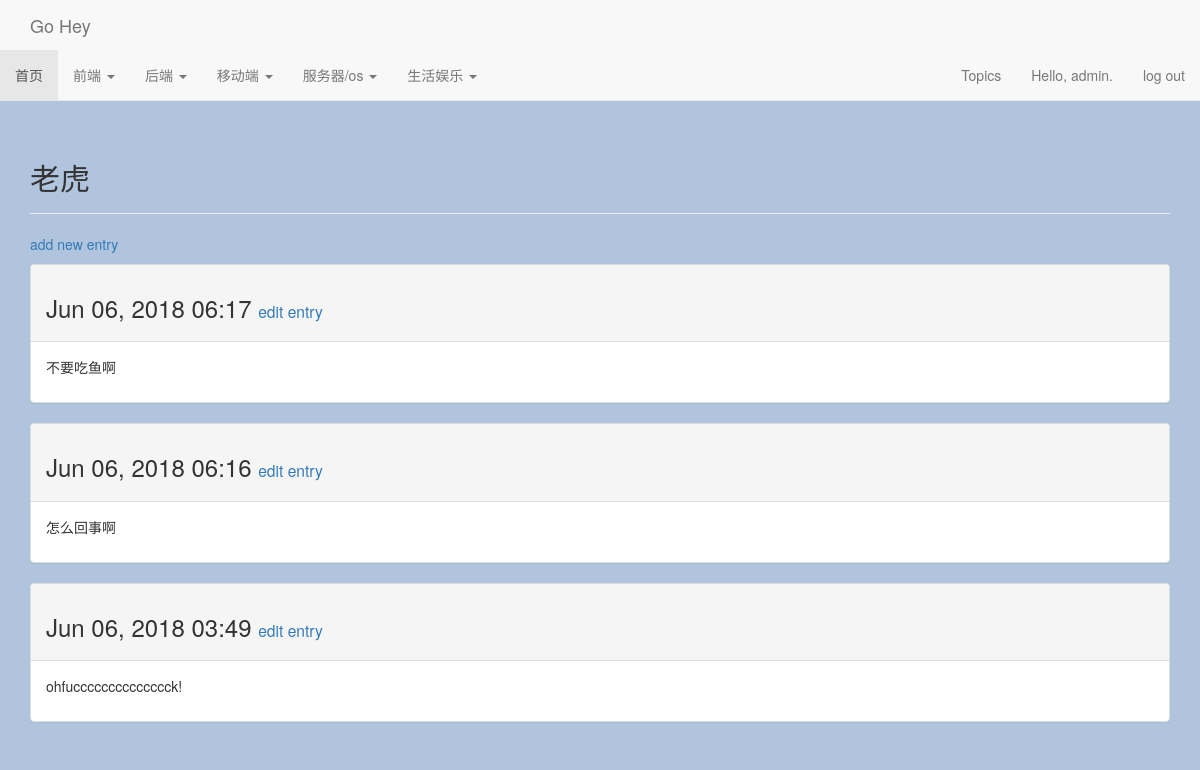
Screenshot of /topics/7 (signed in) with the database file from the repository.
### goheys/models.py (models this page shows, shortened)
class Topic(models.Model):
    text = models.CharField(max_length=200)
    date_added = models.DateTimeField(auto_now_add=True)
    owner = models.ForeignKey(User,on_delete=models.CASCADE)
    def __str__(self):
        return self.text

class Entry(models.Model):
    topic = models.ForeignKey(Topic,on_delete=models.CASCADE)
    text = models.TextField()
    date_added = models.DateTimeField(auto_now_add=True)
    class Meta:
        verbose_name_plural = 'entries'

### goheys/views.py (the view)
# urls.py: re_path('topics/(?P<topic_id>\d+)',views.topic,name='topic'),
@login_required
def topic(request,topic_id):
    topic = Topic.objects.get(id=topic_id)
    if topic.owner != request.user:
        raise Http404
    entries = topic.entry_set.order_by('-date_added')
    context = {'topic':topic,'entries':entries}
    return render(request, 'goheys/topic.html', context)

### goheys/templates/goheys/topic.html
{% extends 'goheys/base.html' %}
{% block header %}
  <h2>{{ topic }}</h2>
{% endblock header %}
{% block content %}
  <p>
    <a href="{% url 'goheys:new_entry' topic.id %}">add new entry</a>
  </p>
  {% for entry in entries %}
    <div class="panel panel-default">
      <div class="panel-heading">
        <h3>
          {{ entry.date_added|date:'M d, Y H:i' }}
          <small>
            <a href="{% url 'goheys:edit_entry' entry.id %}">
              edit entry</a>
          </small>
        </h3>
      </div>
      <div class="panel-body">
        {{ entry.text|linebreaks }}
      </div>
    </div>
  {% empty %}
    There are no entries for this topic yet.
  {% endfor %}
{% endblock content %}

### goheys/templates/goheys/base.html (shortened to what this page needs)
{% load bootstrap3 %}
<!DOCTYPE html>
<html lang="en">
  <head>
    {% bootstrap_css %}
  </head>
<body class="hold-transition skin-blue-light layout-top-nav fixed">
<div class="wrapper">
  <header class="main-header">
    <nav class="navbar navbar-default navbar-static-top">
      <div class="container">
        <div class="navbar-header">
          <a class="navbar-brand" href="{% url 'goheys:index' %}">Go Hey</a>
         </div>
      </div>
	        <div class="collapse navbar-collapse pull-left" id="navbar-collapse">
	          <ul class="nav navbar-nav">
	            	            <li class="active"><a href="{% url 'goheys:index' %}">首页<span class="sr-only">(current)</span></a></li>
	                                <li class="dropdown ">
		              <a href="#" class="dropdown-toggle" data-toggle="dropdown">前端 <span class="caret"></span></a>
		            </li>
	                                <li class="dropdown ">
		              <a href="#" class="dropdown-toggle" data-toggle="dropdown">后端 <span class="caret"></span></a>
		            </li>
	                                <li class="dropdown ">
		              <a href="#" class="dropdown-toggle" data-toggle="dropdown">移动端 <span class="caret"></span></a>
		            </li>
	                                <li class="dropdown ">
		              <a href="#" class="dropdown-toggle" data-toggle="dropdown">服务器/os <span class="caret"></span></a>
		            </li>
	                                <li class="dropdown ">
		              <a href="#" class="dropdown-toggle" data-toggle="dropdown">生活娱乐 <span class="caret"></span></a>
       </div>
            <div class="collapse navbar-collapse pull-right" id="navbar-collapse">
             <ul class="nav navbar-nav ">
             <li><a href="{% url 'goheys:topics' %}">Topics</a></li>
            {% if user.is_authenticated %}
              <li><a>Hello, {{ user.username }}.</a></li>
              <li><a href="{% url 'users:logout' %}">log out</a></li>
            {% else %}
              <li><a href="{% url 'users:register' %}">register</a></li>
              <li><a href="{% url 'users:login' %}">log in</a></li>
           </li>
            {% endif %}
        </div>
      </div>
    <div class="container">
      <div class="page-header">
        {% block header %}{% endblock %}
      </div>
      <div>
        {% block content %}{% endblock %}
      </div>
    </div>
  </body>
</html>

### goheys/templates/goheys/base.html (style rules this page uses)
body { background-color:#b0c4de; }

### rows the page displays
Topic: text "老虎"
Entry: date_added "Jun 06, 2018 06:17", text "不要吃鱼啊"
Entry: date_added "Jun 06, 2018 06:16", text "怎么回事啊"
Entry: date_added "Jun 06, 2018 03:49", text "ohfucccccccccccccck!"

### other values shown
{{ user.username }} "admin"
